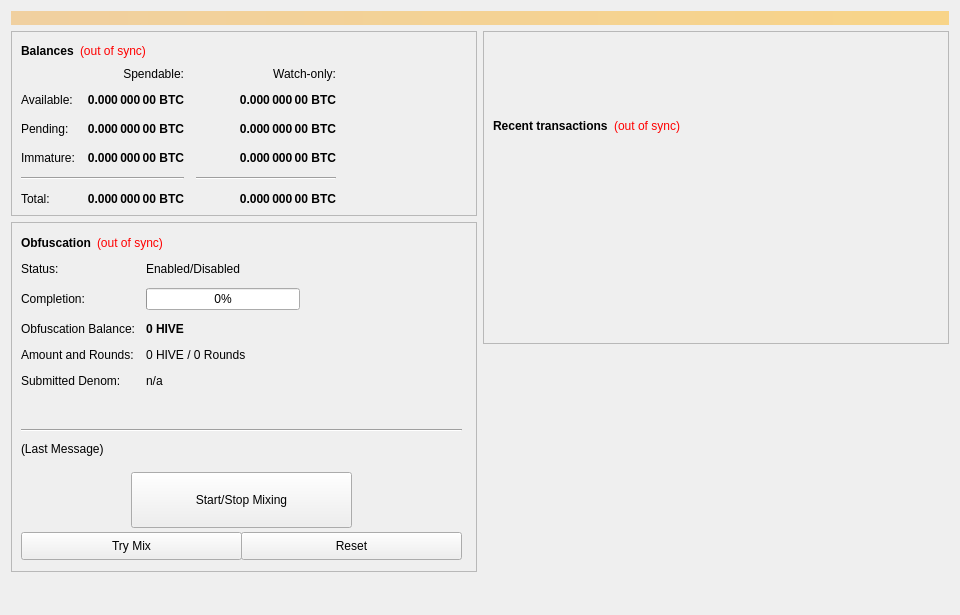
<?xml version="1.0" encoding="UTF-8"?>
<ui version="4.0">
 <class>OverviewPage</class>
 <widget class="QWidget" name="OverviewPage">
  <property name="geometry">
   <rect>
    <x>0</x>
    <y>0</y>
    <width>960</width>
    <height>615</height>
   </rect>
  </property>
  <property name="minimumSize">
   <size>
    <width>960</width>
    <height>0</height>
   </size>
  </property>
  <property name="windowTitle">
   <string>Form</string>
  </property>
  <layout class="QVBoxLayout" name="topLayout">
   <item>
    <widget class="QLabel" name="labelAlerts">
     <property name="visible">
      <bool>false</bool>
     </property>
     <property name="styleSheet">
      <string notr="true">background-color: qlineargradient(x1: 0, y1: 0, x2: 1, y2: 0, stop:0 #F0D0A0, stop:1 #F8D488); color:#000000;</string>
     </property>
     <property name="wordWrap">
      <bool>true</bool>
     </property>
     <property name="margin">
      <number>3</number>
     </property>
    </widget>
   </item>
   <item>
    <layout class="QHBoxLayout" name="horizontalLayout" stretch="1,1">
     <item>
      <layout class="QVBoxLayout" name="verticalLayout_2">
       <item>
        <widget class="QFrame" name="frame">
         <property name="frameShape">
          <enum>QFrame::StyledPanel</enum>
         </property>
         <property name="frameShadow">
          <enum>QFrame::Raised</enum>
         </property>
         <layout class="QVBoxLayout" name="verticalLayout_4">
          <item>
           <layout class="QHBoxLayout" name="horizontalLayout_4">
            <item>
             <widget class="QLabel" name="label_5">
              <property name="font">
               <font>
                <weight>75</weight>
                <bold>true</bold>
               </font>
              </property>
              <property name="text">
               <string>Balances</string>
              </property>
             </widget>
            </item>
            <item>
             <widget class="QLabel" name="labelWalletStatus">
              <property name="cursor">
               <cursorShape>WhatsThisCursor</cursorShape>
              </property>
              <property name="toolTip">
               <string>The displayed information may be out of date. Your wallet automatically synchronizes with the Hive network after a connection is established, but this process has not completed yet.</string>
              </property>
              <property name="styleSheet">
               <string notr="true">QLabel { color: red; }</string>
              </property>
              <property name="text">
               <string notr="true">(out of sync)</string>
              </property>
              <property name="alignment">
               <set>Qt::AlignLeading|Qt::AlignLeft|Qt::AlignVCenter</set>
              </property>
             </widget>
            </item>
            <item>
             <spacer name="horizontalSpacer_3">
              <property name="orientation">
               <enum>Qt::Horizontal</enum>
              </property>
              <property name="sizeHint" stdset="0">
               <size>
                <width>40</width>
                <height>20</height>
               </size>
              </property>
             </spacer>
            </item>
           </layout>
          </item>
          <item>
           <layout class="QGridLayout" name="gridLayout">
            <property name="spacing">
             <number>12</number>
            </property>
            <item row="2" column="2">
             <widget class="QLabel" name="labelWatchPending">
              <property name="font">
               <font>
                <weight>75</weight>
                <bold>true</bold>
               </font>
              </property>
              <property name="cursor">
               <cursorShape>IBeamCursor</cursorShape>
              </property>
              <property name="toolTip">
               <string>Unconfirmed transactions to watch-only addresses</string>
              </property>
              <property name="text">
               <string notr="true">0.000 000 00 BTC</string>
              </property>
              <property name="alignment">
               <set>Qt::AlignRight|Qt::AlignTrailing|Qt::AlignVCenter</set>
              </property>
              <property name="textInteractionFlags">
               <set>Qt::LinksAccessibleByMouse|Qt::TextSelectableByKeyboard|Qt::TextSelectableByMouse</set>
              </property>
             </widget>
            </item>
            <item row="2" column="1">
             <widget class="QLabel" name="labelUnconfirmed">
              <property name="font">
               <font>
                <weight>75</weight>
                <bold>true</bold>
               </font>
              </property>
              <property name="cursor">
               <cursorShape>IBeamCursor</cursorShape>
              </property>
              <property name="toolTip">
               <string>Total of transactions that have yet to be confirmed, and do not yet count toward the spendable balance</string>
              </property>
              <property name="text">
               <string notr="true">0.000 000 00 BTC</string>
              </property>
              <property name="alignment">
               <set>Qt::AlignRight|Qt::AlignTrailing|Qt::AlignVCenter</set>
              </property>
              <property name="textInteractionFlags">
               <set>Qt::LinksAccessibleByMouse|Qt::TextSelectableByKeyboard|Qt::TextSelectableByMouse</set>
              </property>
             </widget>
            </item>
            <item row="3" column="2">
             <widget class="QLabel" name="labelWatchImmature">
              <property name="font">
               <font>
                <weight>75</weight>
                <bold>true</bold>
               </font>
              </property>
              <property name="cursor">
               <cursorShape>IBeamCursor</cursorShape>
              </property>
              <property name="toolTip">
               <string>Staked or masternode rewards in watch-only addresses that has not yet matured</string>
              </property>
              <property name="text">
               <string notr="true">0.000 000 00 BTC</string>
              </property>
              <property name="alignment">
               <set>Qt::AlignRight|Qt::AlignTrailing|Qt::AlignVCenter</set>
              </property>
              <property name="textInteractionFlags">
               <set>Qt::LinksAccessibleByMouse|Qt::TextSelectableByKeyboard|Qt::TextSelectableByMouse</set>
              </property>
             </widget>
            </item>
            <item row="4" column="0" colspan="2">
             <widget class="Line" name="lineSpendableBalance">
              <property name="orientation">
               <enum>Qt::Horizontal</enum>
              </property>
             </widget>
            </item>
            <item row="4" column="2">
             <widget class="Line" name="lineWatchBalance">
              <property name="sizePolicy">
               <sizepolicy hsizetype="Preferred" vsizetype="Fixed">
                <horstretch>0</horstretch>
                <verstretch>0</verstretch>
               </sizepolicy>
              </property>
              <property name="minimumSize">
               <size>
                <width>140</width>
                <height>0</height>
               </size>
              </property>
              <property name="orientation">
               <enum>Qt::Horizontal</enum>
              </property>
             </widget>
            </item>
            <item row="5" column="0">
             <widget class="QLabel" name="labelTotalText">
              <property name="text">
               <string>Total:</string>
              </property>
             </widget>
            </item>
            <item row="3" column="1">
             <widget class="QLabel" name="labelImmature">
              <property name="font">
               <font>
                <weight>75</weight>
                <bold>true</bold>
               </font>
              </property>
              <property name="cursor">
               <cursorShape>IBeamCursor</cursorShape>
              </property>
              <property name="toolTip">
               <string>Staked or masternode rewards that has not yet matured</string>
              </property>
              <property name="text">
               <string notr="true">0.000 000 00 BTC</string>
              </property>
              <property name="alignment">
               <set>Qt::AlignRight|Qt::AlignTrailing|Qt::AlignVCenter</set>
              </property>
              <property name="textInteractionFlags">
               <set>Qt::LinksAccessibleByMouse|Qt::TextSelectableByKeyboard|Qt::TextSelectableByMouse</set>
              </property>
             </widget>
            </item>
            <item row="2" column="3">
             <spacer name="horizontalSpacer_2">
              <property name="orientation">
               <enum>Qt::Horizontal</enum>
              </property>
              <property name="sizeHint" stdset="0">
               <size>
                <width>40</width>
                <height>20</height>
               </size>
              </property>
             </spacer>
            </item>
            <item row="3" column="0">
             <widget class="QLabel" name="labelImmatureText">
              <property name="text">
               <string>Immature:</string>
              </property>
             </widget>
            </item>
            <item row="5" column="1">
             <widget class="QLabel" name="labelTotal">
              <property name="font">
               <font>
                <weight>75</weight>
                <bold>true</bold>
               </font>
              </property>
              <property name="cursor">
               <cursorShape>IBeamCursor</cursorShape>
              </property>
              <property name="toolTip">
               <string>Your current total balance</string>
              </property>
              <property name="text">
               <string notr="true">0.000 000 00 BTC</string>
              </property>
              <property name="alignment">
               <set>Qt::AlignRight|Qt::AlignTrailing|Qt::AlignVCenter</set>
              </property>
              <property name="textInteractionFlags">
               <set>Qt::LinksAccessibleByMouse|Qt::TextSelectableByKeyboard|Qt::TextSelectableByMouse</set>
              </property>
             </widget>
            </item>
            <item row="5" column="2">
             <widget class="QLabel" name="labelWatchTotal">
              <property name="font">
               <font>
                <weight>75</weight>
                <bold>true</bold>
               </font>
              </property>
              <property name="cursor">
               <cursorShape>IBeamCursor</cursorShape>
              </property>
              <property name="toolTip">
               <string>Current total balance in watch-only addresses</string>
              </property>
              <property name="text">
               <string notr="true">0.000 000 00 BTC</string>
              </property>
              <property name="alignment">
               <set>Qt::AlignRight|Qt::AlignTrailing|Qt::AlignVCenter</set>
              </property>
              <property name="textInteractionFlags">
               <set>Qt::LinksAccessibleByMouse|Qt::TextSelectableByKeyboard|Qt::TextSelectableByMouse</set>
              </property>
             </widget>
            </item>
            <item row="0" column="2">
             <widget class="QLabel" name="labelWatchonly">
              <property name="text">
               <string>Watch-only:</string>
              </property>
              <property name="alignment">
               <set>Qt::AlignRight|Qt::AlignTrailing|Qt::AlignVCenter</set>
              </property>
             </widget>
            </item>
            <item row="1" column="0">
             <widget class="QLabel" name="labelBalanceText">
              <property name="text">
               <string>Available:</string>
              </property>
             </widget>
            </item>
            <item row="1" column="1">
             <widget class="QLabel" name="labelBalance">
              <property name="font">
               <font>
                <weight>75</weight>
                <bold>true</bold>
               </font>
              </property>
              <property name="cursor">
               <cursorShape>IBeamCursor</cursorShape>
              </property>
              <property name="toolTip">
               <string>Your current spendable balance</string>
              </property>
              <property name="text">
               <string notr="true">0.000 000 00 BTC</string>
              </property>
              <property name="alignment">
               <set>Qt::AlignRight|Qt::AlignTrailing|Qt::AlignVCenter</set>
              </property>
              <property name="textInteractionFlags">
               <set>Qt::LinksAccessibleByMouse|Qt::TextSelectableByKeyboard|Qt::TextSelectableByMouse</set>
              </property>
             </widget>
            </item>
            <item row="1" column="2">
             <widget class="QLabel" name="labelWatchAvailable">
              <property name="font">
               <font>
                <weight>75</weight>
                <bold>true</bold>
               </font>
              </property>
              <property name="cursor">
               <cursorShape>IBeamCursor</cursorShape>
              </property>
              <property name="toolTip">
               <string>Your current balance in watch-only addresses</string>
              </property>
              <property name="text">
               <string notr="true">0.000 000 00 BTC</string>
              </property>
              <property name="alignment">
               <set>Qt::AlignRight|Qt::AlignTrailing|Qt::AlignVCenter</set>
              </property>
              <property name="textInteractionFlags">
               <set>Qt::LinksAccessibleByMouse|Qt::TextSelectableByKeyboard|Qt::TextSelectableByMouse</set>
              </property>
             </widget>
            </item>
            <item row="2" column="0">
             <widget class="QLabel" name="labelPendingText">
              <property name="text">
               <string>Pending:</string>
              </property>
             </widget>
            </item>
            <item row="0" column="1">
             <widget class="QLabel" name="labelSpendable">
              <property name="text">
               <string>Spendable:</string>
              </property>
              <property name="alignment">
               <set>Qt::AlignRight|Qt::AlignTrailing|Qt::AlignVCenter</set>
              </property>
             </widget>
            </item>
           </layout>
          </item>
         </layout>
        </widget>
       </item>
       <item>
        <widget class="QFrame" name="frameObfuscation">
         <property name="minimumSize">
          <size>
           <width>0</width>
           <height>350</height>
          </size>
         </property>
         <property name="layoutDirection">
          <enum>Qt::LeftToRight</enum>
         </property>
         <property name="frameShape">
          <enum>QFrame::StyledPanel</enum>
         </property>
         <property name="frameShadow">
          <enum>QFrame::Raised</enum>
         </property>
         <widget class="QWidget" name="formLayoutWidget">
          <property name="geometry">
           <rect>
            <x>10</x>
            <y>40</y>
            <width>451</width>
            <height>161</height>
           </rect>
          </property>
          <layout class="QFormLayout" name="formLayout">
           <property name="fieldGrowthPolicy">
            <enum>QFormLayout::AllNonFixedFieldsGrow</enum>
           </property>
           <property name="horizontalSpacing">
            <number>11</number>
           </property>
           <property name="verticalSpacing">
            <number>12</number>
           </property>
           <item row="0" column="0">
            <widget class="QLabel" name="label_6">
             <property name="text">
              <string>Status:</string>
             </property>
            </widget>
           </item>
           <item row="1" column="0">
            <widget class="QLabel" name="label_7">
             <property name="text">
              <string>Completion:</string>
             </property>
            </widget>
           </item>
           <item row="1" column="1">
            <widget class="QProgressBar" name="obfuscationProgress">
             <property name="maximumSize">
              <size>
               <width>154</width>
               <height>16777215</height>
              </size>
             </property>
             <property name="value">
              <number>0</number>
             </property>
            </widget>
           </item>
           <item row="2" column="0">
            <widget class="QLabel" name="labelAnonymizedText">
             <property name="text">
              <string>Obfuscation Balance:</string>
             </property>
            </widget>
           </item>
           <item row="2" column="1">
            <widget class="QLabel" name="labelAnonymized">
             <property name="font">
              <font>
               <weight>75</weight>
               <bold>true</bold>
              </font>
             </property>
             <property name="text">
              <string notr="true">0 HIVE</string>
             </property>
            </widget>
           </item>
           <item row="3" column="0">
            <widget class="QLabel" name="label_8">
             <property name="text">
              <string>Amount and Rounds:</string>
             </property>
            </widget>
           </item>
           <item row="3" column="1">
            <widget class="QLabel" name="labelAmountRounds">
             <property name="text">
              <string>0 HIVE / 0 Rounds</string>
             </property>
            </widget>
           </item>
           <item row="4" column="0">
            <widget class="QLabel" name="label_9">
             <property name="text">
              <string>Submitted Denom:</string>
             </property>
            </widget>
           </item>
           <item row="4" column="1">
            <widget class="QLabel" name="labelSubmittedDenom">
             <property name="toolTip">
              <string>The denominations you submitted to the Masternode.&lt;br&gt;To mix, other users must submit the exact same denominations.</string>
             </property>
             <property name="text">
              <string>n/a</string>
             </property>
            </widget>
           </item>
           <item row="0" column="1">
            <widget class="QLabel" name="obfuscationEnabled">
             <property name="text">
              <string>Enabled/Disabled</string>
             </property>
            </widget>
           </item>
          </layout>
         </widget>
         <widget class="QPushButton" name="runAutoDenom">
          <property name="geometry">
           <rect>
            <x>251</x>
            <y>17</y>
            <width>1</width>
            <height>1</height>
           </rect>
          </property>
          <property name="palette">
           <palette>
            <active>
             <colorrole role="WindowText">
              <brush brushstyle="SolidPattern">
               <color alpha="255">
                <red>0</red>
                <green>0</green>
                <blue>0</blue>
               </color>
              </brush>
             </colorrole>
             <colorrole role="Button">
              <brush brushstyle="SolidPattern">
               <color alpha="255">
                <red>239</red>
                <green>238</green>
                <blue>238</blue>
               </color>
              </brush>
             </colorrole>
             <colorrole role="Light">
              <brush brushstyle="SolidPattern">
               <color alpha="255">
                <red>255</red>
                <green>255</green>
                <blue>255</blue>
               </color>
              </brush>
             </colorrole>
             <colorrole role="Midlight">
              <brush brushstyle="SolidPattern">
               <color alpha="255">
                <red>247</red>
                <green>246</green>
                <blue>246</blue>
               </color>
              </brush>
             </colorrole>
             <colorrole role="Dark">
              <brush brushstyle="SolidPattern">
               <color alpha="255">
                <red>119</red>
                <green>119</green>
                <blue>119</blue>
               </color>
              </brush>
             </colorrole>
             <colorrole role="Mid">
              <brush brushstyle="SolidPattern">
               <color alpha="255">
                <red>159</red>
                <green>159</green>
                <blue>159</blue>
               </color>
              </brush>
             </colorrole>
             <colorrole role="Text">
              <brush brushstyle="SolidPattern">
               <color alpha="255">
                <red>0</red>
                <green>0</green>
                <blue>0</blue>
               </color>
              </brush>
             </colorrole>
             <colorrole role="BrightText">
              <brush brushstyle="SolidPattern">
               <color alpha="255">
                <red>255</red>
                <green>255</green>
                <blue>255</blue>
               </color>
              </brush>
             </colorrole>
             <colorrole role="ButtonText">
              <brush brushstyle="SolidPattern">
               <color alpha="255">
                <red>0</red>
                <green>0</green>
                <blue>0</blue>
               </color>
              </brush>
             </colorrole>
             <colorrole role="Base">
              <brush brushstyle="SolidPattern">
               <color alpha="255">
                <red>255</red>
                <green>255</green>
                <blue>255</blue>
               </color>
              </brush>
             </colorrole>
             <colorrole role="Window">
              <brush brushstyle="SolidPattern">
               <color alpha="255">
                <red>239</red>
                <green>238</green>
                <blue>238</blue>
               </color>
              </brush>
             </colorrole>
             <colorrole role="Shadow">
              <brush brushstyle="SolidPattern">
               <color alpha="255">
                <red>0</red>
                <green>0</green>
                <blue>0</blue>
               </color>
              </brush>
             </colorrole>
             <colorrole role="AlternateBase">
              <brush brushstyle="SolidPattern">
               <color alpha="255">
                <red>247</red>
                <green>246</green>
                <blue>246</blue>
               </color>
              </brush>
             </colorrole>
             <colorrole role="ToolTipBase">
              <brush brushstyle="SolidPattern">
               <color alpha="255">
                <red>255</red>
                <green>255</green>
                <blue>220</blue>
               </color>
              </brush>
             </colorrole>
             <colorrole role="ToolTipText">
              <brush brushstyle="SolidPattern">
               <color alpha="255">
                <red>0</red>
                <green>0</green>
                <blue>0</blue>
               </color>
              </brush>
             </colorrole>
            </active>
            <inactive>
             <colorrole role="WindowText">
              <brush brushstyle="SolidPattern">
               <color alpha="255">
                <red>0</red>
                <green>0</green>
                <blue>0</blue>
               </color>
              </brush>
             </colorrole>
             <colorrole role="Button">
              <brush brushstyle="SolidPattern">
               <color alpha="255">
                <red>239</red>
                <green>238</green>
                <blue>238</blue>
               </color>
              </brush>
             </colorrole>
             <colorrole role="Light">
              <brush brushstyle="SolidPattern">
               <color alpha="255">
                <red>255</red>
                <green>255</green>
                <blue>255</blue>
               </color>
              </brush>
             </colorrole>
             <colorrole role="Midlight">
              <brush brushstyle="SolidPattern">
               <color alpha="255">
                <red>247</red>
                <green>246</green>
                <blue>246</blue>
               </color>
              </brush>
             </colorrole>
             <colorrole role="Dark">
              <brush brushstyle="SolidPattern">
               <color alpha="255">
                <red>119</red>
                <green>119</green>
                <blue>119</blue>
               </color>
              </brush>
             </colorrole>
             <colorrole role="Mid">
              <brush brushstyle="SolidPattern">
               <color alpha="255">
                <red>159</red>
                <green>159</green>
                <blue>159</blue>
               </color>
              </brush>
             </colorrole>
             <colorrole role="Text">
              <brush brushstyle="SolidPattern">
               <color alpha="255">
                <red>0</red>
                <green>0</green>
                <blue>0</blue>
               </color>
              </brush>
             </colorrole>
             <colorrole role="BrightText">
              <brush brushstyle="SolidPattern">
               <color alpha="255">
                <red>255</red>
                <green>255</green>
                <blue>255</blue>
               </color>
              </brush>
             </colorrole>
             <colorrole role="ButtonText">
              <brush brushstyle="SolidPattern">
               <color alpha="255">
                <red>0</red>
                <green>0</green>
                <blue>0</blue>
               </color>
              </brush>
             </colorrole>
             <colorrole role="Base">
              <brush brushstyle="SolidPattern">
               <color alpha="255">
                <red>255</red>
                <green>255</green>
                <blue>255</blue>
               </color>
              </brush>
             </colorrole>
             <colorrole role="Window">
              <brush brushstyle="SolidPattern">
               <color alpha="255">
                <red>239</red>
                <green>238</green>
                <blue>238</blue>
               </color>
              </brush>
             </colorrole>
             <colorrole role="Shadow">
              <brush brushstyle="SolidPattern">
               <color alpha="255">
                <red>0</red>
                <green>0</green>
                <blue>0</blue>
               </color>
              </brush>
             </colorrole>
             <colorrole role="AlternateBase">
              <brush brushstyle="SolidPattern">
               <color alpha="255">
                <red>247</red>
                <green>246</green>
                <blue>246</blue>
               </color>
              </brush>
             </colorrole>
             <colorrole role="ToolTipBase">
              <brush brushstyle="SolidPattern">
               <color alpha="255">
                <red>255</red>
                <green>255</green>
                <blue>220</blue>
               </color>
              </brush>
             </colorrole>
             <colorrole role="ToolTipText">
              <brush brushstyle="SolidPattern">
               <color alpha="255">
                <red>0</red>
                <green>0</green>
                <blue>0</blue>
               </color>
              </brush>
             </colorrole>
            </inactive>
            <disabled>
             <colorrole role="WindowText">
              <brush brushstyle="SolidPattern">
               <color alpha="255">
                <red>119</red>
                <green>119</green>
                <blue>119</blue>
               </color>
              </brush>
             </colorrole>
             <colorrole role="Button">
              <brush brushstyle="SolidPattern">
               <color alpha="255">
                <red>239</red>
                <green>238</green>
                <blue>238</blue>
               </color>
              </brush>
             </colorrole>
             <colorrole role="Light">
              <brush brushstyle="SolidPattern">
               <color alpha="255">
                <red>255</red>
                <green>255</green>
                <blue>255</blue>
               </color>
              </brush>
             </colorrole>
             <colorrole role="Midlight">
              <brush brushstyle="SolidPattern">
               <color alpha="255">
                <red>247</red>
                <green>246</green>
                <blue>246</blue>
               </color>
              </brush>
             </colorrole>
             <colorrole role="Dark">
              <brush brushstyle="SolidPattern">
               <color alpha="255">
                <red>119</red>
                <green>119</green>
                <blue>119</blue>
               </color>
              </brush>
             </colorrole>
             <colorrole role="Mid">
              <brush brushstyle="SolidPattern">
               <color alpha="255">
                <red>159</red>
                <green>159</green>
                <blue>159</blue>
               </color>
              </brush>
             </colorrole>
             <colorrole role="Text">
              <brush brushstyle="SolidPattern">
               <color alpha="255">
                <red>119</red>
                <green>119</green>
                <blue>119</blue>
               </color>
              </brush>
             </colorrole>
             <colorrole role="BrightText">
              <brush brushstyle="SolidPattern">
               <color alpha="255">
                <red>255</red>
                <green>255</green>
                <blue>255</blue>
               </color>
              </brush>
             </colorrole>
             <colorrole role="ButtonText">
              <brush brushstyle="SolidPattern">
               <color alpha="255">
                <red>119</red>
                <green>119</green>
                <blue>119</blue>
               </color>
              </brush>
             </colorrole>
             <colorrole role="Base">
              <brush brushstyle="SolidPattern">
               <color alpha="255">
                <red>239</red>
                <green>238</green>
                <blue>238</blue>
               </color>
              </brush>
             </colorrole>
             <colorrole role="Window">
              <brush brushstyle="SolidPattern">
               <color alpha="255">
                <red>239</red>
                <green>238</green>
                <blue>238</blue>
               </color>
              </brush>
             </colorrole>
             <colorrole role="Shadow">
              <brush brushstyle="SolidPattern">
               <color alpha="255">
                <red>0</red>
                <green>0</green>
                <blue>0</blue>
               </color>
              </brush>
             </colorrole>
             <colorrole role="AlternateBase">
              <brush brushstyle="SolidPattern">
               <color alpha="255">
                <red>239</red>
                <green>238</green>
                <blue>238</blue>
               </color>
              </brush>
             </colorrole>
             <colorrole role="ToolTipBase">
              <brush brushstyle="SolidPattern">
               <color alpha="255">
                <red>255</red>
                <green>255</green>
                <blue>220</blue>
               </color>
              </brush>
             </colorrole>
             <colorrole role="ToolTipText">
              <brush brushstyle="SolidPattern">
               <color alpha="255">
                <red>0</red>
                <green>0</green>
                <blue>0</blue>
               </color>
              </brush>
             </colorrole>
            </disabled>
           </palette>
          </property>
          <property name="focusPolicy">
           <enum>Qt::NoFocus</enum>
          </property>
          <property name="autoFillBackground">
           <bool>true</bool>
          </property>
          <property name="text">
           <string/>
          </property>
          <property name="flat">
           <bool>true</bool>
          </property>
         </widget>
         <widget class="QPushButton" name="toggleObfuscation">
          <property name="geometry">
           <rect>
            <x>120</x>
            <y>250</y>
            <width>221</width>
            <height>56</height>
           </rect>
          </property>
          <property name="sizePolicy">
           <sizepolicy hsizetype="MinimumExpanding" vsizetype="Fixed">
            <horstretch>0</horstretch>
            <verstretch>0</verstretch>
           </sizepolicy>
          </property>
          <property name="text">
           <string>Start/Stop Mixing</string>
          </property>
         </widget>
         <widget class="Line" name="lineLastMessage">
          <property name="geometry">
           <rect>
            <x>10</x>
            <y>200</y>
            <width>441</width>
            <height>16</height>
           </rect>
          </property>
          <property name="orientation">
           <enum>Qt::Horizontal</enum>
          </property>
         </widget>
         <widget class="QLabel" name="obfuscationStatus">
          <property name="geometry">
           <rect>
            <x>10</x>
            <y>220</y>
            <width>451</width>
            <height>61</height>
           </rect>
          </property>
          <property name="minimumSize">
           <size>
            <width>288</width>
            <height>43</height>
           </size>
          </property>
          <property name="text">
           <string>(Last Message)</string>
          </property>
          <property name="alignment">
           <set>Qt::AlignLeading|Qt::AlignLeft|Qt::AlignTop</set>
          </property>
          <property name="wordWrap">
           <bool>true</bool>
          </property>
         </widget>
         <widget class="QPushButton" name="obfuscationAuto">
          <property name="geometry">
           <rect>
            <x>10</x>
            <y>310</y>
            <width>221</width>
            <height>28</height>
           </rect>
          </property>
          <property name="sizePolicy">
           <sizepolicy hsizetype="MinimumExpanding" vsizetype="Fixed">
            <horstretch>0</horstretch>
            <verstretch>0</verstretch>
           </sizepolicy>
          </property>
          <property name="toolTip">
           <string>Try to manually submit a Obfuscation request.</string>
          </property>
          <property name="text">
           <string>Try Mix</string>
          </property>
         </widget>
         <widget class="QPushButton" name="obfuscationReset">
          <property name="geometry">
           <rect>
            <x>230</x>
            <y>310</y>
            <width>221</width>
            <height>28</height>
           </rect>
          </property>
          <property name="sizePolicy">
           <sizepolicy hsizetype="MinimumExpanding" vsizetype="Fixed">
            <horstretch>0</horstretch>
            <verstretch>0</verstretch>
           </sizepolicy>
          </property>
          <property name="toolTip">
           <string>Reset the current status of Obfuscation (can interrupt Obfuscation if it's in the process of Mixing, which can cost you money!)</string>
          </property>
          <property name="autoFillBackground">
           <bool>false</bool>
          </property>
          <property name="text">
           <string>Reset</string>
          </property>
         </widget>
         <widget class="QWidget" name="layoutWidget">
          <property name="geometry">
           <rect>
            <x>10</x>
            <y>10</y>
            <width>431</width>
            <height>22</height>
           </rect>
          </property>
          <layout class="QHBoxLayout" name="horizontalLayout_5">
           <item>
            <widget class="QLabel" name="label_2">
             <property name="font">
              <font>
               <weight>75</weight>
               <bold>true</bold>
              </font>
             </property>
             <property name="text">
              <string>Obfuscation</string>
             </property>
            </widget>
           </item>
           <item>
            <widget class="QLabel" name="labelObfuscationSyncStatus">
             <property name="toolTip">
              <string>The displayed information may be out of date. Your wallet automatically synchronizes with the Hive network after a connection is established, but this process has not completed yet.</string>
             </property>
             <property name="styleSheet">
              <string notr="true">QLabel { color: red; }</string>
             </property>
             <property name="text">
              <string notr="true">(out of sync)</string>
             </property>
             <property name="alignment">
              <set>Qt::AlignLeading|Qt::AlignLeft|Qt::AlignVCenter</set>
             </property>
            </widget>
           </item>
           <item>
            <spacer name="horizontalSpacer_4">
             <property name="orientation">
              <enum>Qt::Horizontal</enum>
             </property>
             <property name="sizeHint" stdset="0">
              <size>
               <width>40</width>
               <height>20</height>
              </size>
             </property>
            </spacer>
           </item>
          </layout>
         </widget>
        </widget>
       </item>
       <item>
        <spacer name="verticalSpacer">
         <property name="orientation">
          <enum>Qt::Vertical</enum>
         </property>
         <property name="sizeHint" stdset="0">
          <size>
           <width>20</width>
           <height>40</height>
          </size>
         </property>
        </spacer>
       </item>
      </layout>
     </item>
     <item>
      <layout class="QVBoxLayout" name="verticalLayout_3">
       <item>
        <widget class="QFrame" name="frame_2">
         <property name="frameShape">
          <enum>QFrame::StyledPanel</enum>
         </property>
         <property name="frameShadow">
          <enum>QFrame::Raised</enum>
         </property>
         <layout class="QVBoxLayout" name="verticalLayout">
          <item>
           <spacer name="verticalSpacer_3">
            <property name="orientation">
             <enum>Qt::Vertical</enum>
            </property>
            <property name="sizeType">
             <enum>QSizePolicy::Fixed</enum>
            </property>
            <property name="sizeHint" stdset="0">
             <size>
              <width>20</width>
              <height>75</height>
             </size>
            </property>
           </spacer>
          </item>
          <item>
           <layout class="QHBoxLayout" name="horizontalLayout_2">
            <item>
             <widget class="QLabel" name="label_4">
              <property name="font">
               <font>
                <weight>75</weight>
                <bold>true</bold>
               </font>
              </property>
              <property name="text">
               <string>Recent transactions</string>
              </property>
             </widget>
            </item>
            <item>
             <widget class="QLabel" name="labelTransactionsStatus">
              <property name="cursor">
               <cursorShape>WhatsThisCursor</cursorShape>
              </property>
              <property name="toolTip">
               <string>The displayed information may be out of date. Your wallet automatically synchronizes with the Hive network after a connection is established, but this process has not completed yet.</string>
              </property>
              <property name="styleSheet">
               <string notr="true">QLabel { color: red; }</string>
              </property>
              <property name="text">
               <string notr="true">(out of sync)</string>
              </property>
              <property name="alignment">
               <set>Qt::AlignRight|Qt::AlignTrailing|Qt::AlignVCenter</set>
              </property>
             </widget>
            </item>
            <item>
             <spacer name="horizontalSpacer">
              <property name="orientation">
               <enum>Qt::Horizontal</enum>
              </property>
              <property name="sizeHint" stdset="0">
               <size>
                <width>40</width>
                <height>20</height>
               </size>
              </property>
             </spacer>
            </item>
           </layout>
          </item>
          <item>
           <widget class="QListView" name="listTransactions">
            <property name="styleSheet">
             <string notr="true">QListView { background: transparent; }</string>
            </property>
            <property name="frameShape">
             <enum>QFrame::NoFrame</enum>
            </property>
            <property name="verticalScrollBarPolicy">
             <enum>Qt::ScrollBarAlwaysOff</enum>
            </property>
            <property name="horizontalScrollBarPolicy">
             <enum>Qt::ScrollBarAlwaysOff</enum>
            </property>
            <property name="selectionMode">
             <enum>QAbstractItemView::NoSelection</enum>
            </property>
           </widget>
          </item>
         </layout>
        </widget>
       </item>
       <item>
        <spacer name="verticalSpacer_2">
         <property name="orientation">
          <enum>Qt::Vertical</enum>
         </property>
         <property name="sizeType">
          <enum>QSizePolicy::Expanding</enum>
         </property>
         <property name="sizeHint" stdset="0">
          <size>
           <width>20</width>
           <height>40</height>
          </size>
         </property>
        </spacer>
       </item>
      </layout>
     </item>
    </layout>
   </item>
  </layout>
 </widget>
 <resources/>
 <connections/>
</ui>
